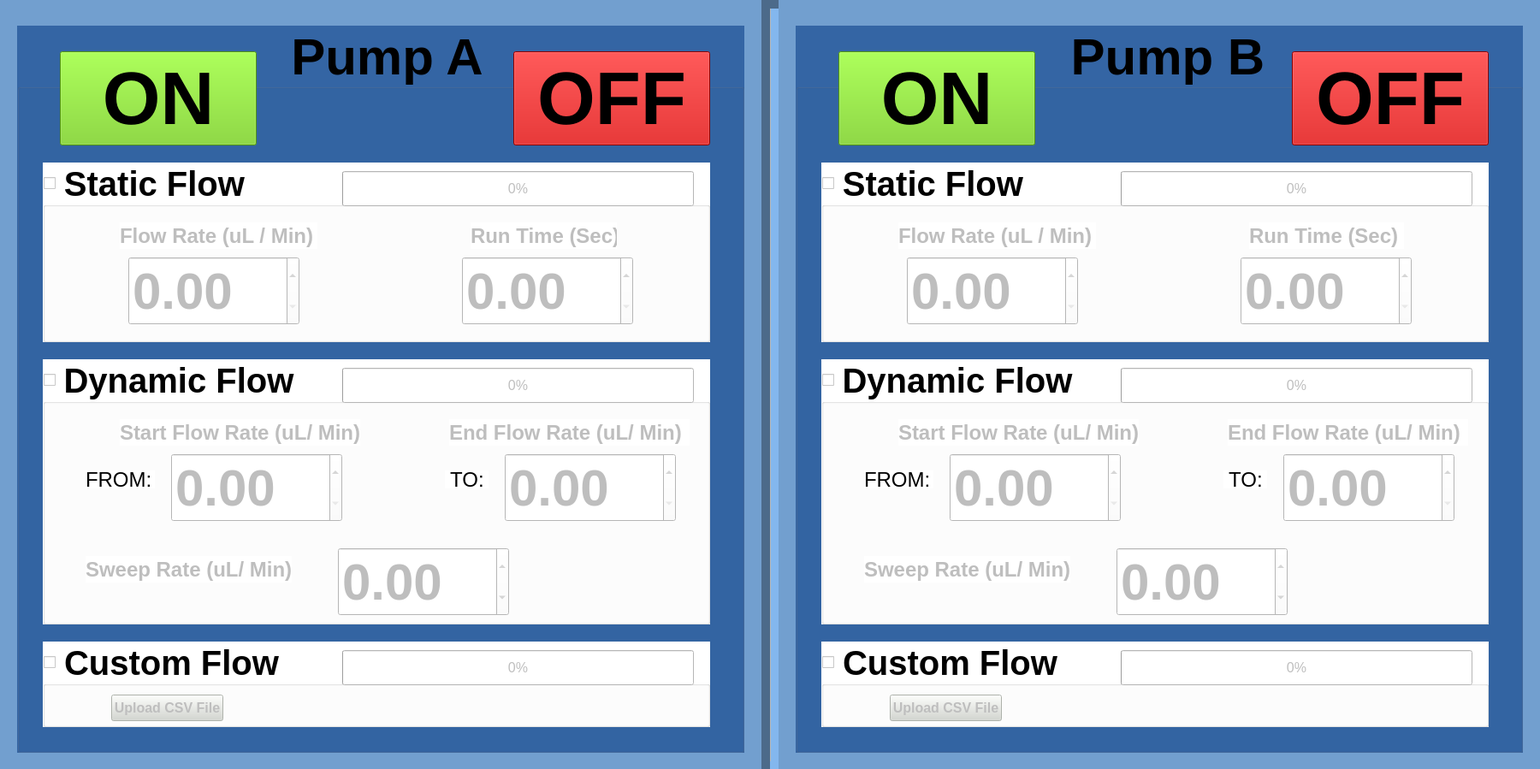
<?xml version="1.0" encoding="UTF-8"?>
<ui version="4.0">
 <class>MainWindow</class>
 <widget class="QMainWindow" name="MainWindow">
  <property name="geometry">
   <rect>
    <x>0</x>
    <y>0</y>
    <width>1800</width>
    <height>899</height>
   </rect>
  </property>
  <property name="maximumSize">
   <size>
    <width>1800</width>
    <height>900</height>
   </size>
  </property>
  <property name="palette">
   <palette>
    <active>
     <colorrole role="Button">
      <brush brushstyle="SolidPattern">
       <color alpha="255">
        <red>114</red>
        <green>159</green>
        <blue>207</blue>
       </color>
      </brush>
     </colorrole>
     <colorrole role="Base">
      <brush brushstyle="SolidPattern">
       <color alpha="255">
        <red>114</red>
        <green>159</green>
        <blue>207</blue>
       </color>
      </brush>
     </colorrole>
     <colorrole role="Window">
      <brush brushstyle="SolidPattern">
       <color alpha="255">
        <red>114</red>
        <green>159</green>
        <blue>207</blue>
       </color>
      </brush>
     </colorrole>
    </active>
    <inactive>
     <colorrole role="Button">
      <brush brushstyle="SolidPattern">
       <color alpha="255">
        <red>114</red>
        <green>159</green>
        <blue>207</blue>
       </color>
      </brush>
     </colorrole>
     <colorrole role="Base">
      <brush brushstyle="SolidPattern">
       <color alpha="255">
        <red>114</red>
        <green>159</green>
        <blue>207</blue>
       </color>
      </brush>
     </colorrole>
     <colorrole role="Window">
      <brush brushstyle="SolidPattern">
       <color alpha="255">
        <red>114</red>
        <green>159</green>
        <blue>207</blue>
       </color>
      </brush>
     </colorrole>
    </inactive>
    <disabled>
     <colorrole role="Button">
      <brush brushstyle="SolidPattern">
       <color alpha="255">
        <red>114</red>
        <green>159</green>
        <blue>207</blue>
       </color>
      </brush>
     </colorrole>
     <colorrole role="Base">
      <brush brushstyle="SolidPattern">
       <color alpha="255">
        <red>114</red>
        <green>159</green>
        <blue>207</blue>
       </color>
      </brush>
     </colorrole>
     <colorrole role="Window">
      <brush brushstyle="SolidPattern">
       <color alpha="255">
        <red>114</red>
        <green>159</green>
        <blue>207</blue>
       </color>
      </brush>
     </colorrole>
    </disabled>
   </palette>
  </property>
  <property name="windowTitle">
   <string>MainWindow</string>
  </property>
  <property name="autoFillBackground">
   <bool>false</bool>
  </property>
  <property name="styleSheet">
   <string notr="true">background-color: rgb(114, 159, 207);</string>
  </property>
  <widget class="QWidget" name="centralWidget">
   <property name="font">
    <font>
     <kerning>true</kerning>
    </font>
   </property>
   <property name="autoFillBackground">
    <bool>false</bool>
   </property>
   <property name="styleSheet">
    <string notr="true">background-color: rgb(114, 159, 207);</string>
   </property>
   <widget class="QGroupBox" name="Pump_A">
    <property name="geometry">
     <rect>
      <x>20</x>
      <y>30</y>
      <width>850</width>
      <height>850</height>
     </rect>
    </property>
    <property name="maximumSize">
     <size>
      <width>850</width>
      <height>850</height>
     </size>
    </property>
    <property name="palette">
     <palette>
      <active>
       <colorrole role="Button">
        <brush brushstyle="SolidPattern">
         <color alpha="255">
          <red>52</red>
          <green>101</green>
          <blue>164</blue>
         </color>
        </brush>
       </colorrole>
       <colorrole role="Base">
        <brush brushstyle="SolidPattern">
         <color alpha="255">
          <red>52</red>
          <green>101</green>
          <blue>164</blue>
         </color>
        </brush>
       </colorrole>
       <colorrole role="Window">
        <brush brushstyle="SolidPattern">
         <color alpha="255">
          <red>52</red>
          <green>101</green>
          <blue>164</blue>
         </color>
        </brush>
       </colorrole>
      </active>
      <inactive>
       <colorrole role="Button">
        <brush brushstyle="SolidPattern">
         <color alpha="255">
          <red>52</red>
          <green>101</green>
          <blue>164</blue>
         </color>
        </brush>
       </colorrole>
       <colorrole role="Base">
        <brush brushstyle="SolidPattern">
         <color alpha="255">
          <red>52</red>
          <green>101</green>
          <blue>164</blue>
         </color>
        </brush>
       </colorrole>
       <colorrole role="Window">
        <brush brushstyle="SolidPattern">
         <color alpha="255">
          <red>52</red>
          <green>101</green>
          <blue>164</blue>
         </color>
        </brush>
       </colorrole>
      </inactive>
      <disabled>
       <colorrole role="Button">
        <brush brushstyle="SolidPattern">
         <color alpha="255">
          <red>52</red>
          <green>101</green>
          <blue>164</blue>
         </color>
        </brush>
       </colorrole>
       <colorrole role="Base">
        <brush brushstyle="SolidPattern">
         <color alpha="255">
          <red>52</red>
          <green>101</green>
          <blue>164</blue>
         </color>
        </brush>
       </colorrole>
       <colorrole role="Window">
        <brush brushstyle="SolidPattern">
         <color alpha="255">
          <red>52</red>
          <green>101</green>
          <blue>164</blue>
         </color>
        </brush>
       </colorrole>
      </disabled>
     </palette>
    </property>
    <property name="font">
     <font>
      <pointsize>45</pointsize>
      <weight>75</weight>
      <bold>true</bold>
     </font>
    </property>
    <property name="mouseTracking">
     <bool>false</bool>
    </property>
    <property name="focusPolicy">
     <enum>Qt::StrongFocus</enum>
    </property>
    <property name="acceptDrops">
     <bool>false</bool>
    </property>
    <property name="layoutDirection">
     <enum>Qt::LeftToRight</enum>
    </property>
    <property name="autoFillBackground">
     <bool>false</bool>
    </property>
    <property name="styleSheet">
     <string notr="true">background-color: rgb(52, 101, 164);
</string>
    </property>
    <property name="title">
     <string>Pump A</string>
    </property>
    <property name="alignment">
     <set>Qt::AlignHCenter|Qt::AlignTop</set>
    </property>
    <property name="flat">
     <bool>true</bool>
    </property>
    <property name="checkable">
     <bool>false</bool>
    </property>
    <property name="checked">
     <bool>false</bool>
    </property>
    <widget class="QGroupBox" name="staticFlow_pumpA">
     <property name="geometry">
      <rect>
       <x>30</x>
       <y>160</y>
       <width>780</width>
       <height>210</height>
      </rect>
     </property>
     <property name="font">
      <font>
       <pointsize>30</pointsize>
       <weight>75</weight>
       <bold>true</bold>
       <kerning>true</kerning>
      </font>
     </property>
     <property name="styleSheet">
      <string notr="true">background-color: rgb(255, 255, 255);</string>
     </property>
     <property name="title">
      <string>Static Flow</string>
     </property>
     <property name="alignment">
      <set>Qt::AlignLeading|Qt::AlignLeft|Qt::AlignVCenter</set>
     </property>
     <property name="checkable">
      <bool>true</bool>
     </property>
     <property name="checked">
      <bool>false</bool>
     </property>
     <widget class="QLabel" name="labelStatic_flowRate_pumpA">
      <property name="geometry">
       <rect>
        <x>90</x>
        <y>70</y>
        <width>231</width>
        <height>31</height>
       </rect>
      </property>
      <property name="font">
       <font>
        <pointsize>18</pointsize>
        <weight>75</weight>
        <bold>true</bold>
       </font>
      </property>
      <property name="text">
       <string>Flow Rate (uL / Min)</string>
      </property>
     </widget>
     <widget class="QLabel" name="labelStatic_runTime_pumpA">
      <property name="geometry">
       <rect>
        <x>500</x>
        <y>70</y>
        <width>171</width>
        <height>31</height>
       </rect>
      </property>
      <property name="font">
       <font>
        <pointsize>18</pointsize>
        <weight>75</weight>
        <bold>true</bold>
       </font>
      </property>
      <property name="text">
       <string>Run Time (Sec)</string>
      </property>
     </widget>
     <widget class="QDoubleSpinBox" name="flow_rate_pumpA">
      <property name="geometry">
       <rect>
        <x>100</x>
        <y>110</y>
        <width>200</width>
        <height>80</height>
       </rect>
      </property>
      <property name="font">
       <font>
        <pointsize>45</pointsize>
        <weight>75</weight>
        <bold>true</bold>
       </font>
      </property>
      <property name="maximum">
       <double>12000.000000000000000</double>
      </property>
      <property name="singleStep">
       <double>0.010000000000000</double>
      </property>
     </widget>
     <widget class="QDoubleSpinBox" name="run_time_pumpA">
      <property name="geometry">
       <rect>
        <x>490</x>
        <y>110</y>
        <width>200</width>
        <height>80</height>
       </rect>
      </property>
      <property name="font">
       <font>
        <pointsize>45</pointsize>
        <weight>75</weight>
        <bold>true</bold>
       </font>
      </property>
      <property name="maximum">
       <double>12000.000000000000000</double>
      </property>
      <property name="singleStep">
       <double>0.010000000000000</double>
      </property>
     </widget>
     <widget class="QProgressBar" name="progressBar_staticFlow_pumpA">
      <property name="geometry">
       <rect>
        <x>350</x>
        <y>10</y>
        <width>411</width>
        <height>41</height>
       </rect>
      </property>
      <property name="font">
       <font>
        <pointsize>12</pointsize>
       </font>
      </property>
      <property name="value">
       <number>0</number>
      </property>
     </widget>
    </widget>
    <widget class="QGroupBox" name="dynamicFlow_pumpA">
     <property name="geometry">
      <rect>
       <x>30</x>
       <y>390</y>
       <width>780</width>
       <height>310</height>
      </rect>
     </property>
     <property name="palette">
      <palette>
       <active>
        <colorrole role="Button">
         <brush brushstyle="SolidPattern">
          <color alpha="255">
           <red>255</red>
           <green>255</green>
           <blue>255</blue>
          </color>
         </brush>
        </colorrole>
        <colorrole role="Base">
         <brush brushstyle="SolidPattern">
          <color alpha="255">
           <red>255</red>
           <green>255</green>
           <blue>255</blue>
          </color>
         </brush>
        </colorrole>
        <colorrole role="Window">
         <brush brushstyle="SolidPattern">
          <color alpha="255">
           <red>255</red>
           <green>255</green>
           <blue>255</blue>
          </color>
         </brush>
        </colorrole>
       </active>
       <inactive>
        <colorrole role="Button">
         <brush brushstyle="SolidPattern">
          <color alpha="255">
           <red>255</red>
           <green>255</green>
           <blue>255</blue>
          </color>
         </brush>
        </colorrole>
        <colorrole role="Base">
         <brush brushstyle="SolidPattern">
          <color alpha="255">
           <red>255</red>
           <green>255</green>
           <blue>255</blue>
          </color>
         </brush>
        </colorrole>
        <colorrole role="Window">
         <brush brushstyle="SolidPattern">
          <color alpha="255">
           <red>255</red>
           <green>255</green>
           <blue>255</blue>
          </color>
         </brush>
        </colorrole>
       </inactive>
       <disabled>
        <colorrole role="Button">
         <brush brushstyle="SolidPattern">
          <color alpha="255">
           <red>255</red>
           <green>255</green>
           <blue>255</blue>
          </color>
         </brush>
        </colorrole>
        <colorrole role="Base">
         <brush brushstyle="SolidPattern">
          <color alpha="255">
           <red>255</red>
           <green>255</green>
           <blue>255</blue>
          </color>
         </brush>
        </colorrole>
        <colorrole role="Window">
         <brush brushstyle="SolidPattern">
          <color alpha="255">
           <red>255</red>
           <green>255</green>
           <blue>255</blue>
          </color>
         </brush>
        </colorrole>
       </disabled>
      </palette>
     </property>
     <property name="font">
      <font>
       <pointsize>30</pointsize>
       <weight>75</weight>
       <bold>true</bold>
      </font>
     </property>
     <property name="styleSheet">
      <string notr="true">background-color: rgb(255, 255, 255);</string>
     </property>
     <property name="title">
      <string>Dynamic Flow</string>
     </property>
     <property name="checkable">
      <bool>true</bool>
     </property>
     <property name="checked">
      <bool>false</bool>
     </property>
     <widget class="QLabel" name="labelDynamic_from_pumpA">
      <property name="geometry">
       <rect>
        <x>50</x>
        <y>130</y>
        <width>81</width>
        <height>21</height>
       </rect>
      </property>
      <property name="font">
       <font>
        <pointsize>18</pointsize>
        <weight>50</weight>
        <bold>false</bold>
       </font>
      </property>
      <property name="styleSheet">
       <string notr="true">color: rgb(0, 0, 0);</string>
      </property>
      <property name="text">
       <string>FROM:</string>
      </property>
     </widget>
     <widget class="QLabel" name="labelDynamic_to_pumpA">
      <property name="geometry">
       <rect>
        <x>470</x>
        <y>130</y>
        <width>51</width>
        <height>21</height>
       </rect>
      </property>
      <property name="font">
       <font>
        <pointsize>18</pointsize>
        <weight>50</weight>
        <bold>false</bold>
       </font>
      </property>
      <property name="styleSheet">
       <string notr="true">color: rgb(0, 0, 0);</string>
      </property>
      <property name="text">
       <string> TO:</string>
      </property>
     </widget>
     <widget class="QLabel" name="labelDynamic_startFRate_pumpA">
      <property name="geometry">
       <rect>
        <x>90</x>
        <y>70</y>
        <width>281</width>
        <height>31</height>
       </rect>
      </property>
      <property name="font">
       <font>
        <pointsize>18</pointsize>
        <weight>75</weight>
        <bold>true</bold>
       </font>
      </property>
      <property name="text">
       <string>Start Flow Rate (uL/ Min)</string>
      </property>
     </widget>
     <widget class="QLabel" name="labelDynamic_endFRate_pumpA">
      <property name="geometry">
       <rect>
        <x>475</x>
        <y>70</y>
        <width>281</width>
        <height>31</height>
       </rect>
      </property>
      <property name="font">
       <font>
        <pointsize>18</pointsize>
        <weight>75</weight>
        <bold>true</bold>
       </font>
      </property>
      <property name="text">
       <string>End Flow Rate (uL/ Min)</string>
      </property>
     </widget>
     <widget class="QLabel" name="labelDynamic_sweep_pumpA">
      <property name="geometry">
       <rect>
        <x>50</x>
        <y>230</y>
        <width>241</width>
        <height>31</height>
       </rect>
      </property>
      <property name="font">
       <font>
        <pointsize>18</pointsize>
        <weight>75</weight>
        <bold>true</bold>
       </font>
      </property>
      <property name="text">
       <string>Sweep Rate (uL/ Min)</string>
      </property>
     </widget>
     <widget class="QDoubleSpinBox" name="flowRate_start_pumpA">
      <property name="geometry">
       <rect>
        <x>150</x>
        <y>110</y>
        <width>200</width>
        <height>80</height>
       </rect>
      </property>
      <property name="font">
       <font>
        <pointsize>45</pointsize>
        <weight>75</weight>
        <bold>true</bold>
       </font>
      </property>
      <property name="maximum">
       <double>12000.000000000000000</double>
      </property>
      <property name="singleStep">
       <double>0.010000000000000</double>
      </property>
     </widget>
     <widget class="QDoubleSpinBox" name="flowRate_end_pumpA">
      <property name="geometry">
       <rect>
        <x>540</x>
        <y>110</y>
        <width>200</width>
        <height>80</height>
       </rect>
      </property>
      <property name="font">
       <font>
        <pointsize>45</pointsize>
        <weight>75</weight>
        <bold>true</bold>
       </font>
      </property>
      <property name="maximum">
       <double>12000.000000000000000</double>
      </property>
      <property name="singleStep">
       <double>0.010000000000000</double>
      </property>
     </widget>
     <widget class="QDoubleSpinBox" name="dynamic_sweepRate_pumpA">
      <property name="geometry">
       <rect>
        <x>345</x>
        <y>220</y>
        <width>200</width>
        <height>80</height>
       </rect>
      </property>
      <property name="font">
       <font>
        <pointsize>45</pointsize>
        <weight>75</weight>
        <bold>true</bold>
       </font>
      </property>
      <property name="minimum">
       <double>-12000.000000000000000</double>
      </property>
      <property name="maximum">
       <double>12000.000000000000000</double>
      </property>
      <property name="singleStep">
       <double>0.010000000000000</double>
      </property>
     </widget>
     <widget class="QProgressBar" name="progressBar_dynamicFlow_pumpA">
      <property name="geometry">
       <rect>
        <x>350</x>
        <y>10</y>
        <width>411</width>
        <height>41</height>
       </rect>
      </property>
      <property name="font">
       <font>
        <pointsize>12</pointsize>
       </font>
      </property>
      <property name="value">
       <number>0</number>
      </property>
     </widget>
    </widget>
    <widget class="QGroupBox" name="customFlow_pumpA">
     <property name="geometry">
      <rect>
       <x>30</x>
       <y>720</y>
       <width>780</width>
       <height>100</height>
      </rect>
     </property>
     <property name="font">
      <font>
       <pointsize>30</pointsize>
       <weight>75</weight>
       <bold>true</bold>
      </font>
     </property>
     <property name="styleSheet">
      <string notr="true">background-color: rgb(255, 255, 255);</string>
     </property>
     <property name="title">
      <string>Custom Flow</string>
     </property>
     <property name="checkable">
      <bool>true</bool>
     </property>
     <property name="checked">
      <bool>false</bool>
     </property>
     <widget class="QPushButton" name="upload_pumpA">
      <property name="geometry">
       <rect>
        <x>80</x>
        <y>62</y>
        <width>131</width>
        <height>31</height>
       </rect>
      </property>
      <property name="font">
       <font>
        <pointsize>12</pointsize>
        <weight>75</weight>
        <bold>true</bold>
       </font>
      </property>
      <property name="styleSheet">
       <string notr="true">background-color: rgb(211, 215, 207);</string>
      </property>
      <property name="text">
       <string>Upload CSV File</string>
      </property>
     </widget>
     <widget class="QProgressBar" name="progressBar_customFlow_pumpA">
      <property name="geometry">
       <rect>
        <x>350</x>
        <y>10</y>
        <width>411</width>
        <height>41</height>
       </rect>
      </property>
      <property name="font">
       <font>
        <pointsize>12</pointsize>
       </font>
      </property>
      <property name="value">
       <number>0</number>
      </property>
     </widget>
    </widget>
    <widget class="QPushButton" name="ON_btn_pumpA">
     <property name="geometry">
      <rect>
       <x>50</x>
       <y>30</y>
       <width>230</width>
       <height>110</height>
      </rect>
     </property>
     <property name="maximumSize">
      <size>
       <width>230</width>
       <height>110</height>
      </size>
     </property>
     <property name="palette">
      <palette>
       <active>
        <colorrole role="Button">
         <brush brushstyle="SolidPattern">
          <color alpha="255">
           <red>115</red>
           <green>210</green>
           <blue>22</blue>
          </color>
         </brush>
        </colorrole>
        <colorrole role="Base">
         <brush brushstyle="SolidPattern">
          <color alpha="255">
           <red>115</red>
           <green>210</green>
           <blue>22</blue>
          </color>
         </brush>
        </colorrole>
        <colorrole role="Window">
         <brush brushstyle="SolidPattern">
          <color alpha="255">
           <red>115</red>
           <green>210</green>
           <blue>22</blue>
          </color>
         </brush>
        </colorrole>
       </active>
       <inactive>
        <colorrole role="Button">
         <brush brushstyle="SolidPattern">
          <color alpha="255">
           <red>115</red>
           <green>210</green>
           <blue>22</blue>
          </color>
         </brush>
        </colorrole>
        <colorrole role="Base">
         <brush brushstyle="SolidPattern">
          <color alpha="255">
           <red>115</red>
           <green>210</green>
           <blue>22</blue>
          </color>
         </brush>
        </colorrole>
        <colorrole role="Window">
         <brush brushstyle="SolidPattern">
          <color alpha="255">
           <red>115</red>
           <green>210</green>
           <blue>22</blue>
          </color>
         </brush>
        </colorrole>
       </inactive>
       <disabled>
        <colorrole role="Button">
         <brush brushstyle="SolidPattern">
          <color alpha="255">
           <red>115</red>
           <green>210</green>
           <blue>22</blue>
          </color>
         </brush>
        </colorrole>
        <colorrole role="Base">
         <brush brushstyle="SolidPattern">
          <color alpha="255">
           <red>115</red>
           <green>210</green>
           <blue>22</blue>
          </color>
         </brush>
        </colorrole>
        <colorrole role="Window">
         <brush brushstyle="SolidPattern">
          <color alpha="255">
           <red>115</red>
           <green>210</green>
           <blue>22</blue>
          </color>
         </brush>
        </colorrole>
       </disabled>
      </palette>
     </property>
     <property name="font">
      <font>
       <pointsize>65</pointsize>
       <weight>75</weight>
       <bold>true</bold>
      </font>
     </property>
     <property name="mouseTracking">
      <bool>true</bool>
     </property>
     <property name="focusPolicy">
      <enum>Qt::ClickFocus</enum>
     </property>
     <property name="styleSheet">
      <string notr="true">background-color: rgb(115, 210, 22);</string>
     </property>
     <property name="text">
      <string>ON</string>
     </property>
     <property name="checkable">
      <bool>false</bool>
     </property>
     <property name="checked">
      <bool>false</bool>
     </property>
     <property name="autoDefault">
      <bool>false</bool>
     </property>
     <property name="default">
      <bool>false</bool>
     </property>
     <property name="flat">
      <bool>false</bool>
     </property>
    </widget>
    <widget class="QPushButton" name="OFF_btn_pumpA">
     <property name="geometry">
      <rect>
       <x>580</x>
       <y>30</y>
       <width>230</width>
       <height>110</height>
      </rect>
     </property>
     <property name="palette">
      <palette>
       <active>
        <colorrole role="Button">
         <brush brushstyle="SolidPattern">
          <color alpha="255">
           <red>200</red>
           <green>0</green>
           <blue>0</blue>
          </color>
         </brush>
        </colorrole>
        <colorrole role="Base">
         <brush brushstyle="SolidPattern">
          <color alpha="255">
           <red>200</red>
           <green>0</green>
           <blue>0</blue>
          </color>
         </brush>
        </colorrole>
        <colorrole role="Window">
         <brush brushstyle="SolidPattern">
          <color alpha="255">
           <red>200</red>
           <green>0</green>
           <blue>0</blue>
          </color>
         </brush>
        </colorrole>
       </active>
       <inactive>
        <colorrole role="Button">
         <brush brushstyle="SolidPattern">
          <color alpha="255">
           <red>200</red>
           <green>0</green>
           <blue>0</blue>
          </color>
         </brush>
        </colorrole>
        <colorrole role="Base">
         <brush brushstyle="SolidPattern">
          <color alpha="255">
           <red>200</red>
           <green>0</green>
           <blue>0</blue>
          </color>
         </brush>
        </colorrole>
        <colorrole role="Window">
         <brush brushstyle="SolidPattern">
          <color alpha="255">
           <red>200</red>
           <green>0</green>
           <blue>0</blue>
          </color>
         </brush>
        </colorrole>
       </inactive>
       <disabled>
        <colorrole role="Button">
         <brush brushstyle="SolidPattern">
          <color alpha="255">
           <red>200</red>
           <green>0</green>
           <blue>0</blue>
          </color>
         </brush>
        </colorrole>
        <colorrole role="Base">
         <brush brushstyle="SolidPattern">
          <color alpha="255">
           <red>200</red>
           <green>0</green>
           <blue>0</blue>
          </color>
         </brush>
        </colorrole>
        <colorrole role="Window">
         <brush brushstyle="SolidPattern">
          <color alpha="255">
           <red>200</red>
           <green>0</green>
           <blue>0</blue>
          </color>
         </brush>
        </colorrole>
       </disabled>
      </palette>
     </property>
     <property name="font">
      <font>
       <pointsize>65</pointsize>
       <weight>75</weight>
       <bold>true</bold>
      </font>
     </property>
     <property name="mouseTracking">
      <bool>true</bool>
     </property>
     <property name="focusPolicy">
      <enum>Qt::ClickFocus</enum>
     </property>
     <property name="styleSheet">
      <string notr="true">background-color: rgb(200, 0, 0);


</string>
     </property>
     <property name="text">
      <string>OFF</string>
     </property>
     <property name="checkable">
      <bool>false</bool>
     </property>
     <property name="checked">
      <bool>false</bool>
     </property>
    </widget>
   </widget>
   <widget class="QGroupBox" name="Pump_B">
    <property name="geometry">
     <rect>
      <x>930</x>
      <y>30</y>
      <width>850</width>
      <height>850</height>
     </rect>
    </property>
    <property name="maximumSize">
     <size>
      <width>850</width>
      <height>850</height>
     </size>
    </property>
    <property name="palette">
     <palette>
      <active>
       <colorrole role="Button">
        <brush brushstyle="SolidPattern">
         <color alpha="255">
          <red>52</red>
          <green>101</green>
          <blue>164</blue>
         </color>
        </brush>
       </colorrole>
       <colorrole role="Base">
        <brush brushstyle="SolidPattern">
         <color alpha="255">
          <red>52</red>
          <green>101</green>
          <blue>164</blue>
         </color>
        </brush>
       </colorrole>
       <colorrole role="Window">
        <brush brushstyle="SolidPattern">
         <color alpha="255">
          <red>52</red>
          <green>101</green>
          <blue>164</blue>
         </color>
        </brush>
       </colorrole>
      </active>
      <inactive>
       <colorrole role="Button">
        <brush brushstyle="SolidPattern">
         <color alpha="255">
          <red>52</red>
          <green>101</green>
          <blue>164</blue>
         </color>
        </brush>
       </colorrole>
       <colorrole role="Base">
        <brush brushstyle="SolidPattern">
         <color alpha="255">
          <red>52</red>
          <green>101</green>
          <blue>164</blue>
         </color>
        </brush>
       </colorrole>
       <colorrole role="Window">
        <brush brushstyle="SolidPattern">
         <color alpha="255">
          <red>52</red>
          <green>101</green>
          <blue>164</blue>
         </color>
        </brush>
       </colorrole>
      </inactive>
      <disabled>
       <colorrole role="Button">
        <brush brushstyle="SolidPattern">
         <color alpha="255">
          <red>52</red>
          <green>101</green>
          <blue>164</blue>
         </color>
        </brush>
       </colorrole>
       <colorrole role="Base">
        <brush brushstyle="SolidPattern">
         <color alpha="255">
          <red>52</red>
          <green>101</green>
          <blue>164</blue>
         </color>
        </brush>
       </colorrole>
       <colorrole role="Window">
        <brush brushstyle="SolidPattern">
         <color alpha="255">
          <red>52</red>
          <green>101</green>
          <blue>164</blue>
         </color>
        </brush>
       </colorrole>
      </disabled>
     </palette>
    </property>
    <property name="font">
     <font>
      <pointsize>45</pointsize>
      <weight>75</weight>
      <bold>true</bold>
     </font>
    </property>
    <property name="autoFillBackground">
     <bool>false</bool>
    </property>
    <property name="styleSheet">
     <string notr="true">background-color: rgb(52, 101, 164);</string>
    </property>
    <property name="title">
     <string>Pump B</string>
    </property>
    <property name="alignment">
     <set>Qt::AlignCenter</set>
    </property>
    <property name="flat">
     <bool>true</bool>
    </property>
    <property name="checkable">
     <bool>false</bool>
    </property>
    <widget class="QGroupBox" name="staticFlow_pumpB">
     <property name="geometry">
      <rect>
       <x>30</x>
       <y>160</y>
       <width>780</width>
       <height>210</height>
      </rect>
     </property>
     <property name="font">
      <font>
       <pointsize>30</pointsize>
       <weight>75</weight>
       <bold>true</bold>
      </font>
     </property>
     <property name="styleSheet">
      <string notr="true">background-color: rgb(255, 255, 255);</string>
     </property>
     <property name="title">
      <string>Static Flow</string>
     </property>
     <property name="alignment">
      <set>Qt::AlignLeading|Qt::AlignLeft|Qt::AlignVCenter</set>
     </property>
     <property name="checkable">
      <bool>true</bool>
     </property>
     <property name="checked">
      <bool>false</bool>
     </property>
     <widget class="QLabel" name="labelStatic_flowRate_pumpB">
      <property name="geometry">
       <rect>
        <x>90</x>
        <y>70</y>
        <width>231</width>
        <height>31</height>
       </rect>
      </property>
      <property name="font">
       <font>
        <pointsize>18</pointsize>
        <weight>75</weight>
        <bold>true</bold>
       </font>
      </property>
      <property name="text">
       <string>Flow Rate (uL / Min)</string>
      </property>
     </widget>
     <widget class="QLabel" name="labelStatic_runTime_pumpB">
      <property name="geometry">
       <rect>
        <x>500</x>
        <y>70</y>
        <width>181</width>
        <height>31</height>
       </rect>
      </property>
      <property name="font">
       <font>
        <pointsize>18</pointsize>
        <weight>75</weight>
        <bold>true</bold>
       </font>
      </property>
      <property name="text">
       <string>Run Time (Sec)</string>
      </property>
     </widget>
     <widget class="QDoubleSpinBox" name="flow_rate_pumpB">
      <property name="geometry">
       <rect>
        <x>100</x>
        <y>110</y>
        <width>200</width>
        <height>80</height>
       </rect>
      </property>
      <property name="font">
       <font>
        <pointsize>45</pointsize>
        <weight>75</weight>
        <bold>true</bold>
       </font>
      </property>
      <property name="maximum">
       <double>12000.000000000000000</double>
      </property>
      <property name="singleStep">
       <double>0.010000000000000</double>
      </property>
     </widget>
     <widget class="QDoubleSpinBox" name="run_time_pumpB">
      <property name="geometry">
       <rect>
        <x>490</x>
        <y>110</y>
        <width>200</width>
        <height>80</height>
       </rect>
      </property>
      <property name="font">
       <font>
        <pointsize>45</pointsize>
        <weight>75</weight>
        <bold>true</bold>
       </font>
      </property>
      <property name="maximum">
       <double>12000.000000000000000</double>
      </property>
      <property name="singleStep">
       <double>0.010000000000000</double>
      </property>
     </widget>
     <widget class="QProgressBar" name="progressBar_staticFlow_pumpB">
      <property name="geometry">
       <rect>
        <x>350</x>
        <y>10</y>
        <width>411</width>
        <height>41</height>
       </rect>
      </property>
      <property name="font">
       <font>
        <pointsize>12</pointsize>
       </font>
      </property>
      <property name="value">
       <number>0</number>
      </property>
     </widget>
    </widget>
    <widget class="QGroupBox" name="customFlow_pumpB">
     <property name="geometry">
      <rect>
       <x>30</x>
       <y>720</y>
       <width>780</width>
       <height>100</height>
      </rect>
     </property>
     <property name="font">
      <font>
       <pointsize>30</pointsize>
       <weight>75</weight>
       <italic>false</italic>
       <bold>true</bold>
      </font>
     </property>
     <property name="styleSheet">
      <string notr="true">background-color: rgb(255, 255, 255);</string>
     </property>
     <property name="title">
      <string>Custom Flow</string>
     </property>
     <property name="checkable">
      <bool>true</bool>
     </property>
     <property name="checked">
      <bool>false</bool>
     </property>
     <widget class="QPushButton" name="upload_pumpB">
      <property name="geometry">
       <rect>
        <x>80</x>
        <y>62</y>
        <width>131</width>
        <height>31</height>
       </rect>
      </property>
      <property name="font">
       <font>
        <pointsize>12</pointsize>
        <weight>75</weight>
        <bold>true</bold>
       </font>
      </property>
      <property name="styleSheet">
       <string notr="true">background-color: rgb(211, 215, 207);</string>
      </property>
      <property name="text">
       <string>Upload CSV File</string>
      </property>
     </widget>
     <widget class="QProgressBar" name="progressBar_customFlow_pumpB">
      <property name="geometry">
       <rect>
        <x>350</x>
        <y>10</y>
        <width>411</width>
        <height>41</height>
       </rect>
      </property>
      <property name="font">
       <font>
        <pointsize>12</pointsize>
       </font>
      </property>
      <property name="value">
       <number>0</number>
      </property>
     </widget>
    </widget>
    <widget class="QPushButton" name="ON_btn_pumpB">
     <property name="geometry">
      <rect>
       <x>50</x>
       <y>30</y>
       <width>230</width>
       <height>110</height>
      </rect>
     </property>
     <property name="font">
      <font>
       <pointsize>65</pointsize>
       <weight>75</weight>
       <bold>true</bold>
      </font>
     </property>
     <property name="mouseTracking">
      <bool>true</bool>
     </property>
     <property name="focusPolicy">
      <enum>Qt::ClickFocus</enum>
     </property>
     <property name="styleSheet">
      <string notr="true">background-color: rgb(115, 210, 22);</string>
     </property>
     <property name="text">
      <string>ON</string>
     </property>
     <property name="checkable">
      <bool>false</bool>
     </property>
     <property name="checked">
      <bool>false</bool>
     </property>
     <property name="autoRepeat">
      <bool>false</bool>
     </property>
    </widget>
    <widget class="QPushButton" name="OFF_btn_pumpB_2">
     <property name="geometry">
      <rect>
       <x>580</x>
       <y>30</y>
       <width>230</width>
       <height>110</height>
      </rect>
     </property>
     <property name="font">
      <font>
       <pointsize>65</pointsize>
       <weight>75</weight>
       <bold>true</bold>
      </font>
     </property>
     <property name="mouseTracking">
      <bool>true</bool>
     </property>
     <property name="focusPolicy">
      <enum>Qt::ClickFocus</enum>
     </property>
     <property name="contextMenuPolicy">
      <enum>Qt::DefaultContextMenu</enum>
     </property>
     <property name="styleSheet">
      <string notr="true">background-color: rgb(200, 0, 0);</string>
     </property>
     <property name="text">
      <string>OFF</string>
     </property>
     <property name="checkable">
      <bool>false</bool>
     </property>
     <property name="checked">
      <bool>false</bool>
     </property>
    </widget>
    <widget class="QGroupBox" name="dynamicFlow_pumpB">
     <property name="geometry">
      <rect>
       <x>30</x>
       <y>390</y>
       <width>780</width>
       <height>310</height>
      </rect>
     </property>
     <property name="font">
      <font>
       <pointsize>30</pointsize>
       <weight>75</weight>
       <bold>true</bold>
      </font>
     </property>
     <property name="styleSheet">
      <string notr="true">background-color: rgb(255, 255, 255);</string>
     </property>
     <property name="title">
      <string>Dynamic Flow</string>
     </property>
     <property name="checkable">
      <bool>true</bool>
     </property>
     <property name="checked">
      <bool>false</bool>
     </property>
     <widget class="QLabel" name="labelDynamic_from_pumpB">
      <property name="geometry">
       <rect>
        <x>50</x>
        <y>130</y>
        <width>81</width>
        <height>21</height>
       </rect>
      </property>
      <property name="font">
       <font>
        <pointsize>18</pointsize>
        <weight>50</weight>
        <bold>false</bold>
       </font>
      </property>
      <property name="styleSheet">
       <string notr="true">color: rgb(0, 0, 0);</string>
      </property>
      <property name="text">
       <string>FROM:</string>
      </property>
     </widget>
     <widget class="QLabel" name="labelDynamic_to_pumpB">
      <property name="geometry">
       <rect>
        <x>470</x>
        <y>130</y>
        <width>51</width>
        <height>21</height>
       </rect>
      </property>
      <property name="font">
       <font>
        <pointsize>18</pointsize>
        <weight>50</weight>
        <bold>false</bold>
       </font>
      </property>
      <property name="styleSheet">
       <string notr="true">color: rgb(0, 0, 0);</string>
      </property>
      <property name="text">
       <string> TO:</string>
      </property>
     </widget>
     <widget class="QLabel" name="labelDynamic_startFRate_pumpB">
      <property name="geometry">
       <rect>
        <x>90</x>
        <y>70</y>
        <width>281</width>
        <height>31</height>
       </rect>
      </property>
      <property name="font">
       <font>
        <pointsize>18</pointsize>
        <weight>75</weight>
        <bold>true</bold>
       </font>
      </property>
      <property name="text">
       <string>Start Flow Rate (uL/ Min)</string>
      </property>
     </widget>
     <widget class="QLabel" name="labelDynamic_endFRate_pumpB">
      <property name="geometry">
       <rect>
        <x>475</x>
        <y>70</y>
        <width>281</width>
        <height>31</height>
       </rect>
      </property>
      <property name="font">
       <font>
        <pointsize>18</pointsize>
        <weight>75</weight>
        <bold>true</bold>
       </font>
      </property>
      <property name="text">
       <string>End Flow Rate (uL/ Min)</string>
      </property>
     </widget>
     <widget class="QLabel" name="labelDynamic_sweep_pumpB">
      <property name="geometry">
       <rect>
        <x>50</x>
        <y>230</y>
        <width>241</width>
        <height>31</height>
       </rect>
      </property>
      <property name="font">
       <font>
        <pointsize>18</pointsize>
        <weight>75</weight>
        <bold>true</bold>
       </font>
      </property>
      <property name="text">
       <string>Sweep Rate (uL/ Min)</string>
      </property>
     </widget>
     <widget class="QDoubleSpinBox" name="flowRate_start_pumpB">
      <property name="geometry">
       <rect>
        <x>150</x>
        <y>110</y>
        <width>200</width>
        <height>80</height>
       </rect>
      </property>
      <property name="font">
       <font>
        <pointsize>45</pointsize>
        <weight>75</weight>
        <bold>true</bold>
       </font>
      </property>
      <property name="maximum">
       <double>12000.000000000000000</double>
      </property>
      <property name="singleStep">
       <double>0.010000000000000</double>
      </property>
     </widget>
     <widget class="QDoubleSpinBox" name="flowRate_end_pumpB">
      <property name="geometry">
       <rect>
        <x>540</x>
        <y>110</y>
        <width>200</width>
        <height>80</height>
       </rect>
      </property>
      <property name="font">
       <font>
        <pointsize>45</pointsize>
        <weight>75</weight>
        <bold>true</bold>
       </font>
      </property>
      <property name="maximum">
       <double>12000.000000000000000</double>
      </property>
      <property name="singleStep">
       <double>0.010000000000000</double>
      </property>
     </widget>
     <widget class="QDoubleSpinBox" name="dynamic_sweepRate_pumpB">
      <property name="geometry">
       <rect>
        <x>345</x>
        <y>220</y>
        <width>200</width>
        <height>80</height>
       </rect>
      </property>
      <property name="font">
       <font>
        <pointsize>45</pointsize>
        <weight>75</weight>
        <bold>true</bold>
       </font>
      </property>
      <property name="minimum">
       <double>-12000.000000000000000</double>
      </property>
      <property name="maximum">
       <double>12000.000000000000000</double>
      </property>
      <property name="singleStep">
       <double>0.010000000000000</double>
      </property>
     </widget>
     <widget class="QProgressBar" name="progressBar_dynamicFlow_pumpB">
      <property name="geometry">
       <rect>
        <x>350</x>
        <y>10</y>
        <width>411</width>
        <height>41</height>
       </rect>
      </property>
      <property name="font">
       <font>
        <pointsize>12</pointsize>
       </font>
      </property>
      <property name="value">
       <number>0</number>
      </property>
     </widget>
    </widget>
   </widget>
   <widget class="Line" name="line">
    <property name="geometry">
     <rect>
      <x>890</x>
      <y>0</y>
      <width>20</width>
      <height>900</height>
     </rect>
    </property>
    <property name="maximumSize">
     <size>
      <width>50</width>
      <height>900</height>
     </size>
    </property>
    <property name="font">
     <font>
      <weight>50</weight>
      <bold>false</bold>
     </font>
    </property>
    <property name="styleSheet">
     <string notr="true">color: rgb(0, 0, 0);
</string>
    </property>
    <property name="frameShadow">
     <enum>QFrame::Sunken</enum>
    </property>
    <property name="lineWidth">
     <number>10</number>
    </property>
    <property name="midLineWidth">
     <number>1</number>
    </property>
    <property name="orientation">
     <enum>Qt::Vertical</enum>
    </property>
   </widget>
  </widget>
 </widget>
 <resources/>
 <connections/>
</ui>
